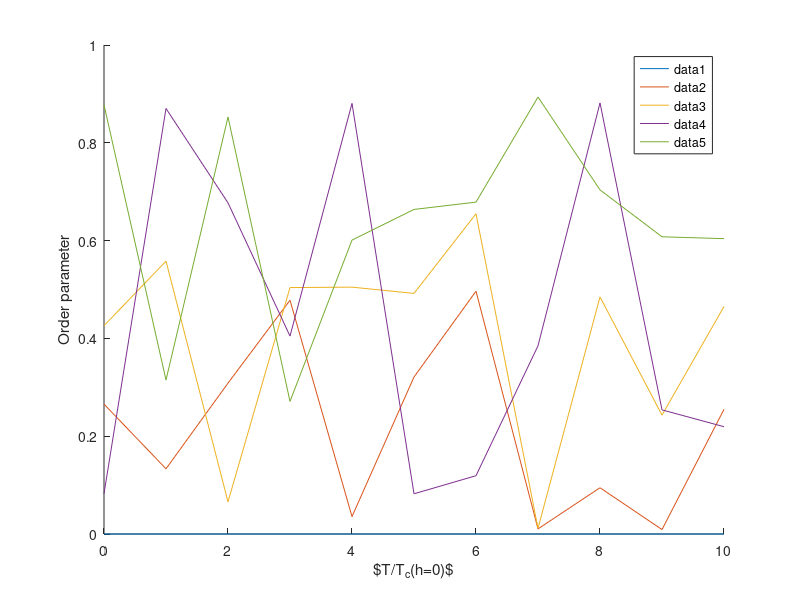
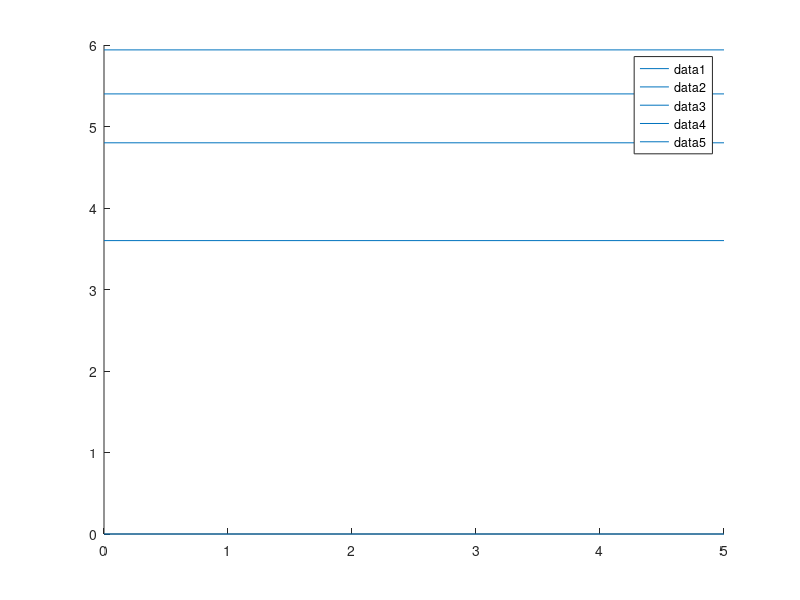

Here is the MATLAB script that generated these plots, in order: (Note: this script raises an error after producing the figures.)
% x = [0,.1,.2,.3];
% y = [1,.8,.5,0];
% figure
% area(x,y,'FaceColor',[0 .5 0]);% dark green [0 .5 0]; light green [0 1 0]
% xlim([])
fig1 = figure; ax1 = subplot(1,1,1); hold(ax1,'on');
fig2 = figure; ax2 = subplot(1,1,1);
for h=[0 0.6 0.8 0.9 0.99]
    plot(ax1,0:10,h*rand(1,11));
    line(ax2,0:5,6*h*ones(1,6));
end
legend(ax1,'show'); legend(ax2,'show')
xlabel(ax1,'$T/T_{c}(h=0)$'); ylabel(ax1,'Order parameter');

% legend('show')
% xlabel('$T/T_{c,0}$'); ylabel('Order parameter');
% xlim([0 1.2]); ylim([-.1 1.1]);
% title(sprintf('OP vs T in the TFIM w/ $e=%.3f$',e));

%% Export figure
formatFigure;
% printPDF('2019-06-19_OP_TFIM')
